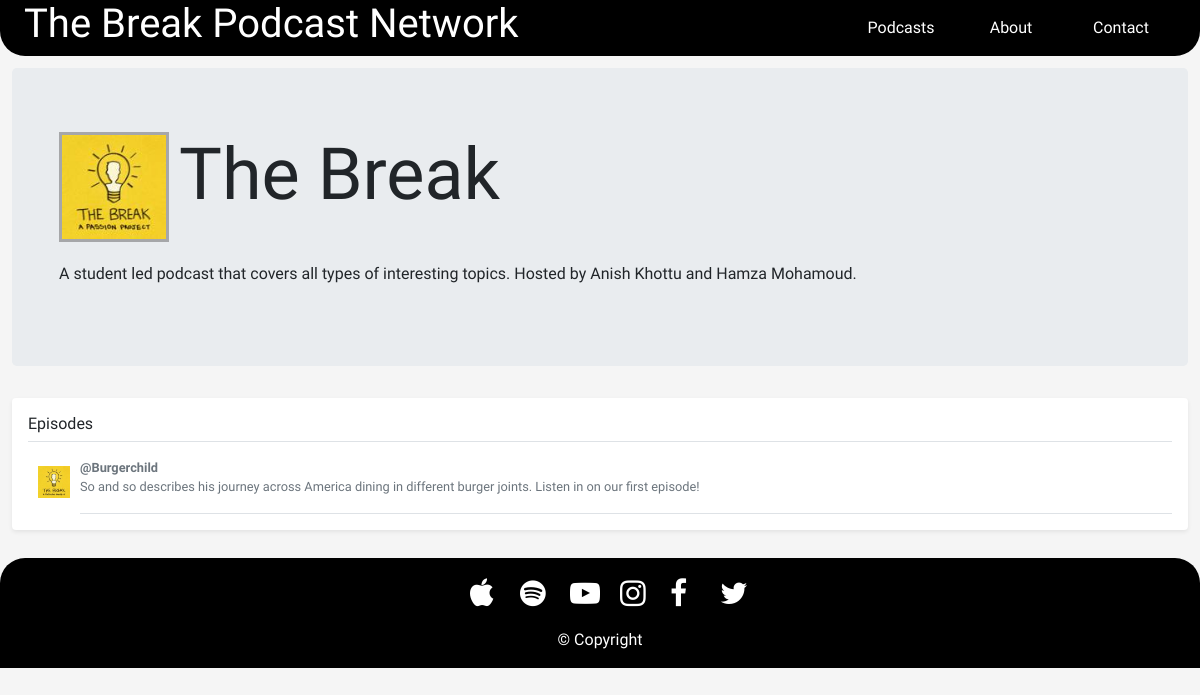
/podcasts/1, run on the app's committed database.
### mainpkg/models.py (models this page shows, shortened)
class Podcast(db.Model):
	id = db.Column(db.Integer, primary_key = True)
	name = db.Column(db.String(100), nullable = False) ## will be used to query individual episodes w/ name == podcast
	description = db.Column(db.Text, nullable = False)
	image_file = db.Column(db.String(20), nullable = False, default = 'default.jpg')
	date_posted = db.Column(db.DateTime, nullable = False, default = datetime.utcnow) ## maybe get rid of or replace

class Episode(db.Model):
	id = db.Column(db.Integer, primary_key = True) ## need primary key for SQL config
	name = db.Column(db.String(100), nullable = False)
	podcast = db.Column(db.String(100), nullable = False)
	date_posted = db.Column(db.DateTime, nullable = False, default = datetime.utcnow)
	description = db.Column(db.Text, nullable = False)
	image_file = db.Column(db.String(20), nullable = False, default = 'default.jpg')

### mainpkg/routes.py (the view)
@app.route("/podcasts/<int:podcast_id>") ## accessed when podcast is explored
def explore(podcast_id):
	podcast = Podcast.query.get_or_404(podcast_id)
	episodes = Episode.query.all()
	return render_template('podcast_page.html', title=podcast.name, podcast = podcast, episodes = episodes)

### mainpkg/templates/podcast_page.html
{% extends "layout.html" %}
{% block content %}
  <div class="jumbotron">
    <div class="container" style="display:inline-block;vertical-align:top; margin-bottom: 15px">
      <img src= "{{ url_for('static', filename  =  'images/podcast_pics/' + podcast.image_file) }}"width="110" height="110" style="float: left; margin-right: 10px; margin-bottom: 5px; border: 3px solid rgba(100,100,100,.5); " />
      <h1 class="display-3" style="float: left"> {{podcast.name}} </h1>
    </div>
    <p style="margin-left: 15px"> {{podcast.description}} </p>
  </div>
<div class="my-3 p-3 bg-white rounded shadow-sm">
    <h6 class="border-bottom border-gray pb-2 mb-0"> Episodes </h6>
{% for episode in episodes %}
    <div class="media text-muted pt-3">
      <img src= "{{ url_for('static', filename  =  'images/podcast_pics/' + podcast.image_file) }}" align= "middle" width="32" height="32" style="margin:8px 10px" />
      <p class="media-body pb-3 mb-0 small lh-125 border-bottom border-gray">
        <strong class="d-block text-gray-dark">@{{episode.name}}</strong>
         {{ episode.description }}
      </p>
    </div>
{% endfor %}
  </div>
{% endblock content %}

### mainpkg/static/css/style.css (style rules this page uses)
body { font-family: 'Barlow Semi Condensed', sans-serif; background: whitesmoke; }

### data on the page
Podcast: image_file (picture), name "The Break", description "A student led podcast that covers all types of interesting topics. Hosted by Anish Khottu and Hamza Mohamoud."
Episode: image_file (picture), name "Burgerchild", description "So and so describes his journey across America dining in different burger joints. Listen in on our first episode!"
